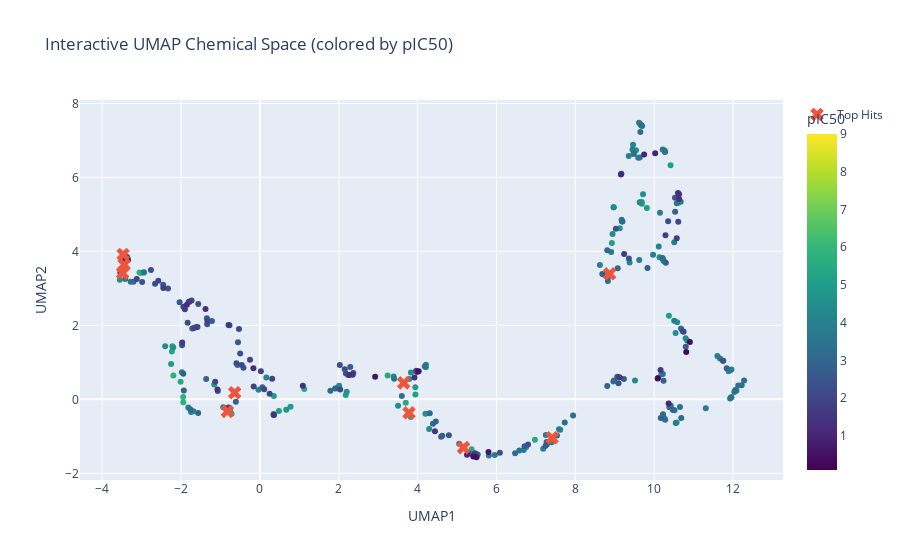

Write notebook code for a chart like this one.
### Code cell
top_hits = umap_df.sort_values("pIC50", ascending=False).head(10)

fig.add_scatter(
    x=top_hits["UMAP1"],
    y=top_hits["UMAP2"],
    mode="markers",
    marker=dict(size=12, symbol="x"),
    name="Top Hits"
)

fig.show()

### Figure 1 — Plotly figure (JSON) as saved in the notebook; plotly's stock layout.template omitted (floating-point values rounded to 4 significant figures; data arrays with more than 128 entries replaced by an {"elided": "..."} marker saying what was removed)
{"data": [{"customdata": {"elided": "314x5 mixed values"}, "hovertemplate": "UMAP1=%{x}<br>UMAP2=%{y}<br>molecule_chembl_id=%{customdata[0]}<br>pIC50=%{marker.color}<br>MW=%{customdata[2]}<br>LogP=%{customdata[3]}<br>TPSA=%{customdata[4]}<extra></extra>", "legendgroup": "", "marker": {"color": {"elided": "314 float values"}, "coloraxis": "coloraxis", "symbol": "circle"}, "mode": "markers", "name": "", "orientation": "v", "showlegend": false, "type": "scatter", "x": {"elided": "314 float values"}, "xaxis": "x", "y": {"elided": "314 float values"}, "yaxis": "y"}, {"marker": {"size": 12, "symbol": "x"}, "mode": "markers", "name": "Top Hits", "type": "scatter", "x": [3.648, -0.8249, 5.165, -3.47, 3.783, -3.481, 7.414, -0.6404, 8.871, -3.443], "y": [0.4446, -0.3258, -1.307, 3.918, -0.3636, 3.414, -1.04, 0.1782, 3.395, 3.643]}], "layout": {"coloraxis": {"colorbar": {"title": {"text": "pIC50"}}, "colorscale": [[0, "#440154"], [0.1111, "#482878"], [0.2222, "#3e4989"], [0.3333, "#31688e"], [0.4444, "#26828e"], [0.5556, "#1f9e89"], [0.6667, "#35b779"], [0.7778, "#6ece58"], [0.8889, "#b5de2b"], [1, "#fde725"]]}, "legend": {"tracegroupgap": 0}, "title": {"text": "Interactive UMAP Chemical Space (colored by pIC50)"}, "xaxis": {"anchor": "y", "domain": [0, 1], "title": {"text": "UMAP1"}}, "yaxis": {"anchor": "x", "domain": [0, 1], "title": {"text": "UMAP2"}}}}
